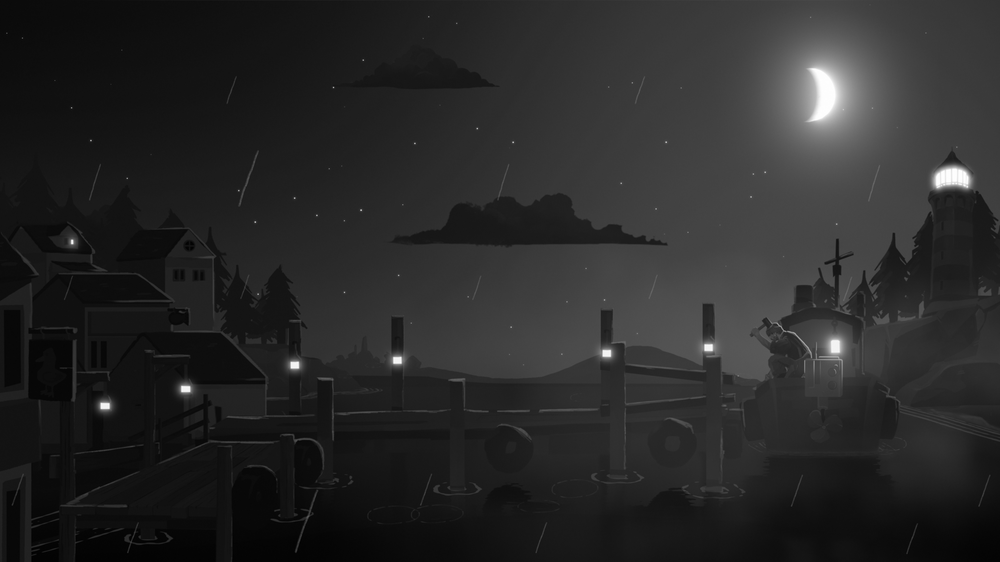
#> input picture image.png, 1000 x 562 px, shrunk from 3840 x 2160 before the run
$ python Laplacan.py   (older library calls are emulated)
#> lines starting #> are read from the running program, lines starting #| are printed output that depends on the picture
import cv2
import numpy as np

image = cv2.imread('image.png')
#> image is the input picture: shape (562, 1000, 3); min 0, max 255, mean 40.6

gray_image = cv2.cvtColor(image, cv2.COLOR_BGR2GRAY)

laplacian = cv2.Laplacian(gray_image, cv2.CV_64F)
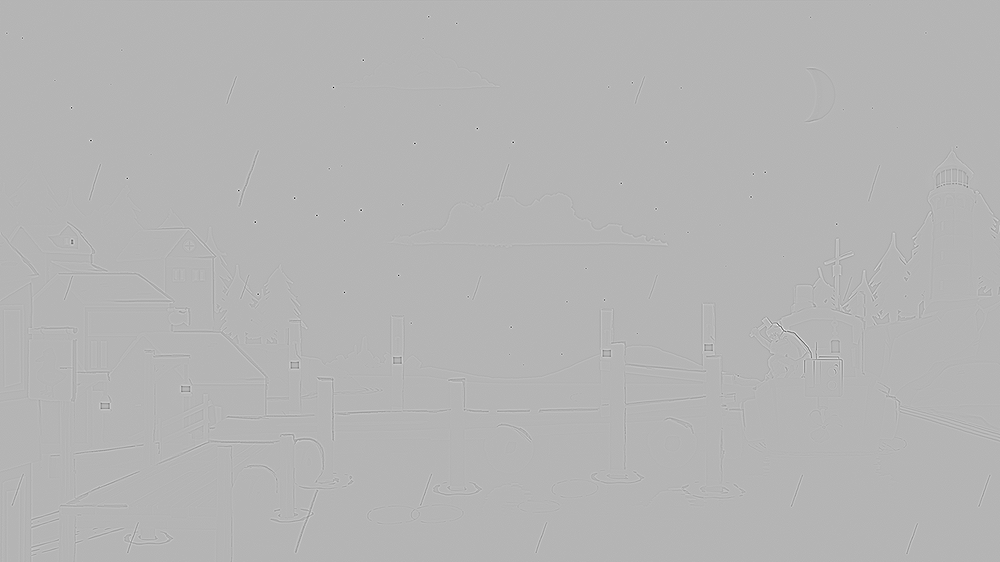
#> laplacian: shape (562, 1000) float64; min -457, max 187, mean 0; drawn with min black and max white

abs_laplacian = np.uint8(np.absolute(laplacian))
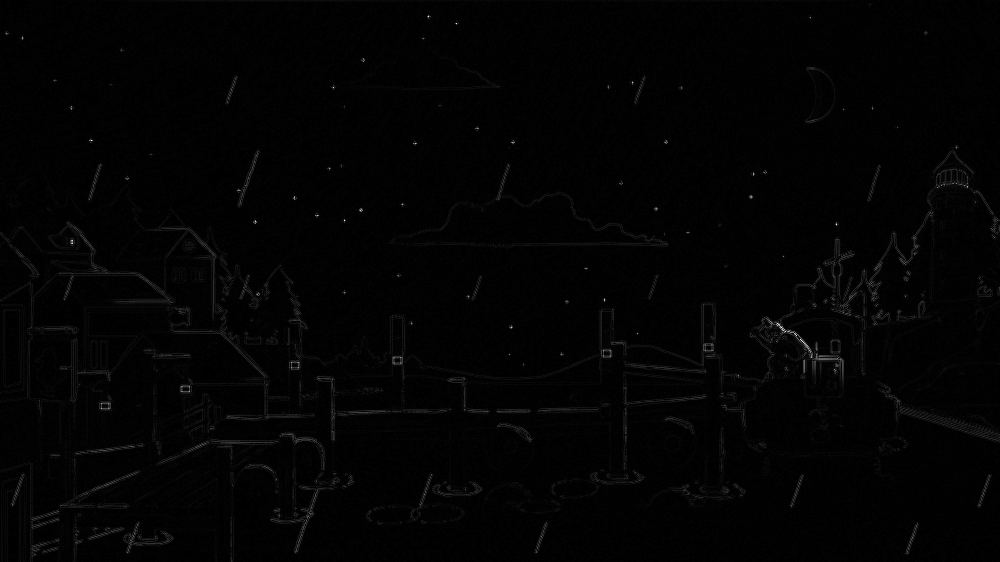
#> abs_laplacian: shape (562, 1000); min 0, max 249, mean 2.9

blurred_laplacian = cv2.GaussianBlur(abs_laplacian, (5, 5), 0)

cv2.imshow('Original Image', image)
cv2.imshow('Laplacian Filtered Image', abs_laplacian)
cv2.imshow('Blurred Laplacian Image', blurred_laplacian)
cv2.waitKey(0)
cv2.destroyAllWindows()
